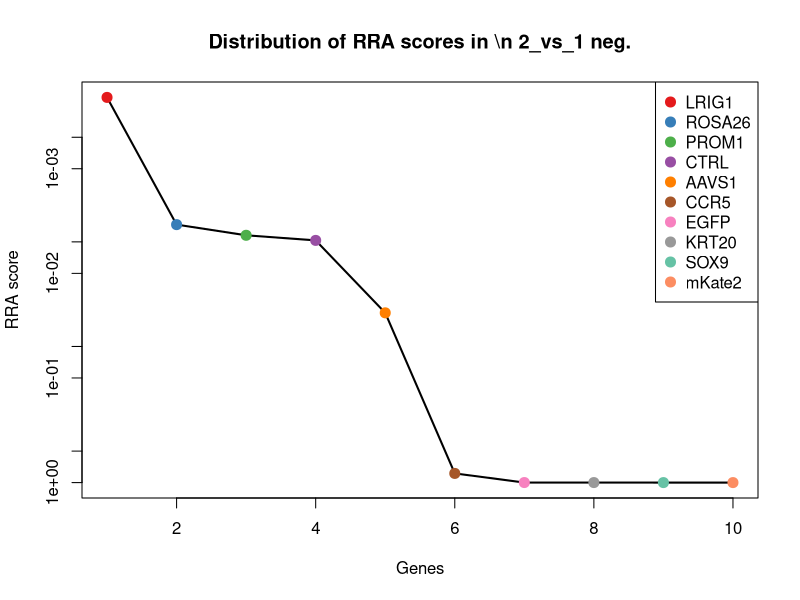
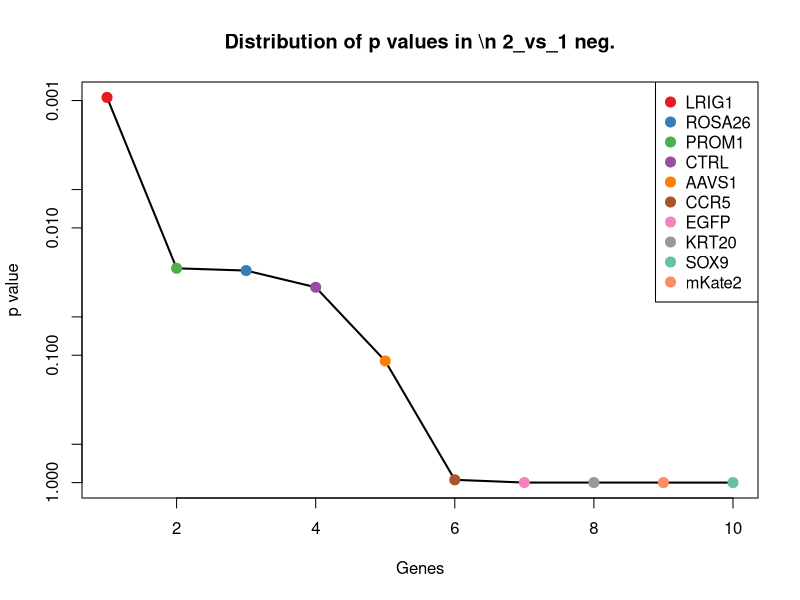
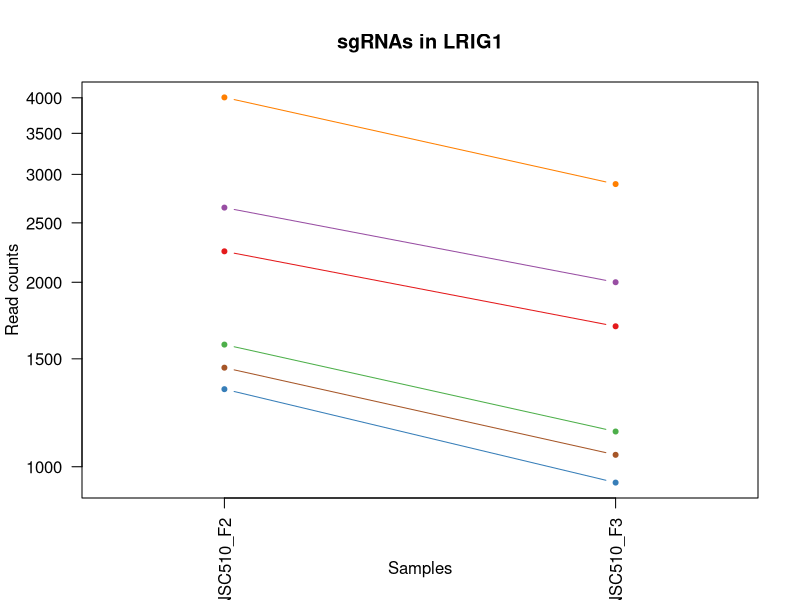
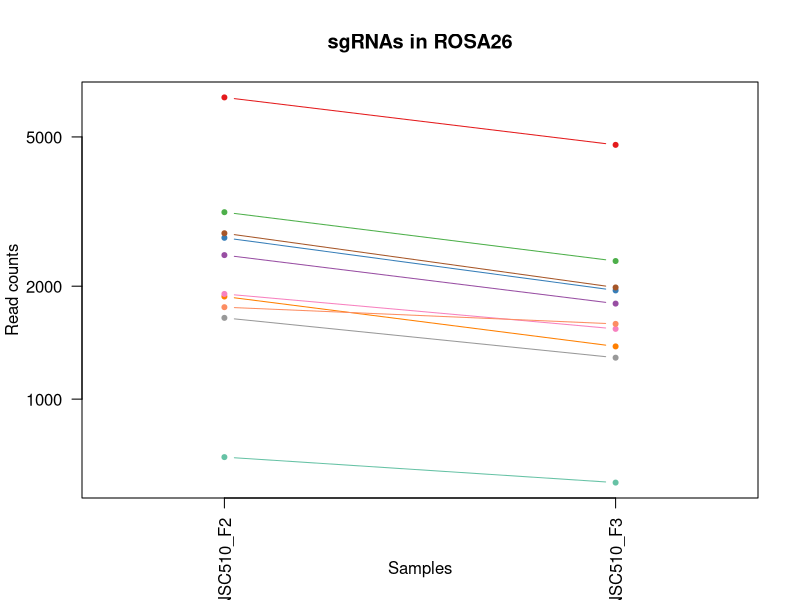
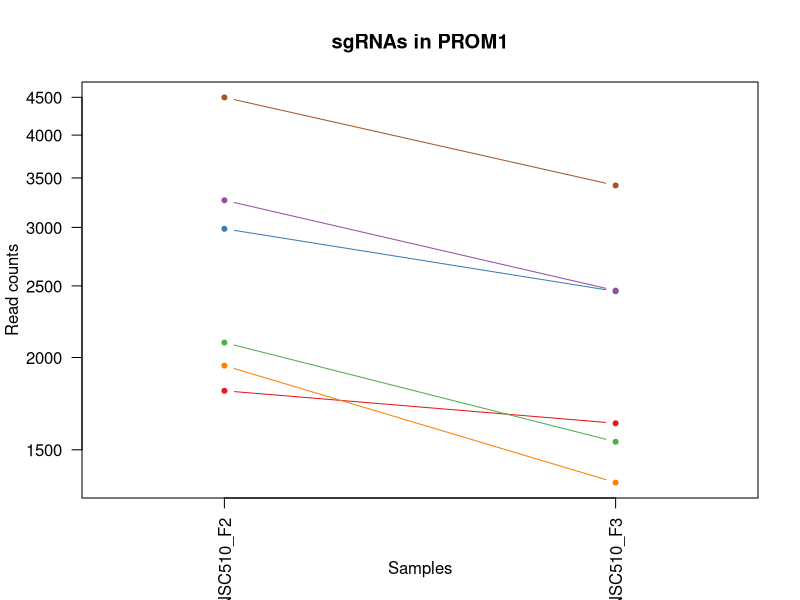
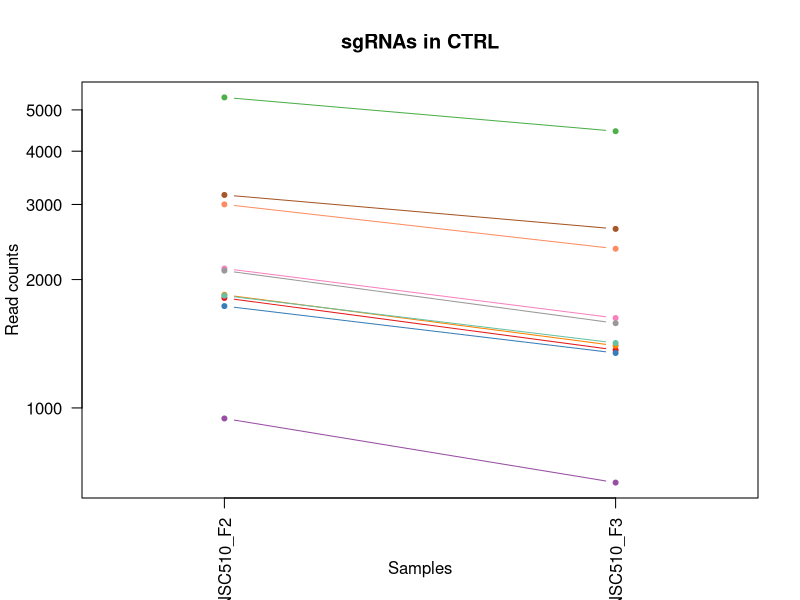
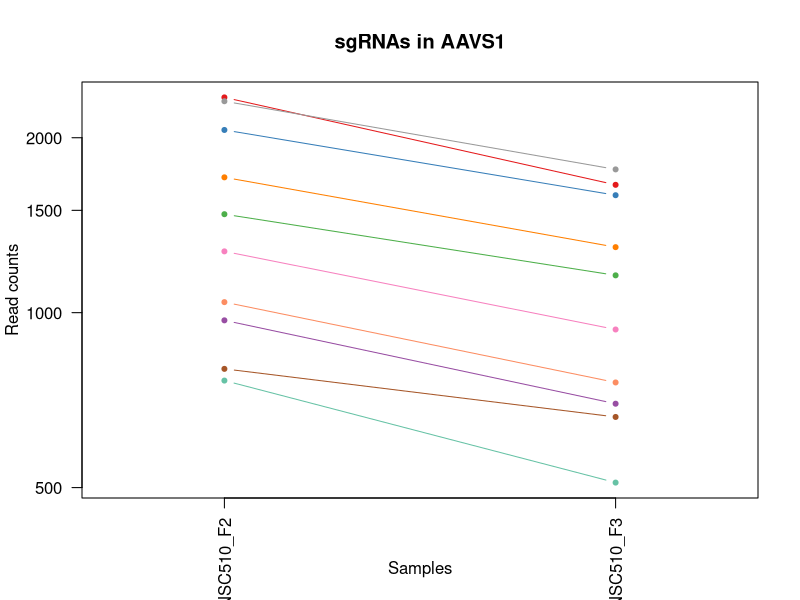
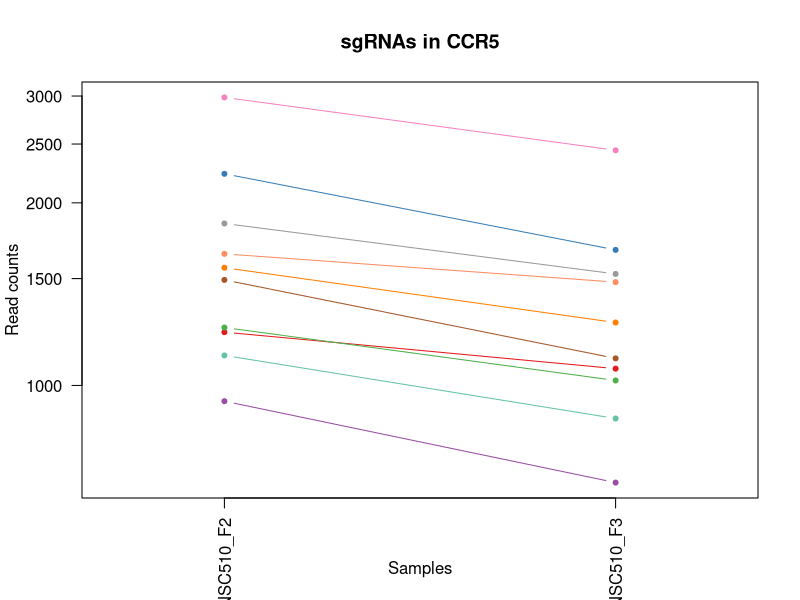

R code for these plots, in order: (Note: this script raises an error after producing the figures.)
pdf(file='S10A_c1_t2.pdf',width=4.5,height=4.5);
gstable=read.table('S10A_c1_t2.gene_summary.txt',header=T)
# 
#
# parameters
# Do not modify the variables beginning with "__"

# gstablename='__GENE_SUMMARY_FILE__'
startindex=3
# outputfile='__OUTPUT_FILE__'
targetgenelist=c("LRIG1","ROSA26","PROM1","CTRL","AAVS1","CCR5","EGFP","KRT20","SOX9","mKate2")
# samplelabel=sub('.\\w+.\\w+$','',colnames(gstable)[startindex]);
samplelabel='2_vs_1 neg.'


# You need to write some codes in front of this code:
# gstable=read.table(gstablename,header=T)
# pdf(file=outputfile,width=6,height=6)


# set up color using RColorBrewer
#library(RColorBrewer)
#colors <- brewer.pal(length(targetgenelist), "Set1")

colors=c( "#E41A1C", "#377EB8", "#4DAF4A", "#984EA3", "#FF7F00",  "#A65628", "#F781BF",
          "#999999", "#66C2A5", "#FC8D62", "#8DA0CB", "#E78AC3", "#A6D854", "#FFD92F", "#E5C494", "#B3B3B3", 
          "#8DD3C7", "#FFFFB3", "#BEBADA", "#FB8072", "#80B1D3", "#FDB462", "#B3DE69", "#FCCDE5",
          "#D9D9D9", "#BC80BD", "#CCEBC5", "#FFED6F")

######
# function definition

plotrankedvalues<-function(val, tglist, ...){
  
  plot(val,log='y',ylim=c(max(val),min(val)),type='l',lwd=2, ...)
  if(length(tglist)>0){
    for(i in 1:length(tglist)){
      targetgene=tglist[i];
      tx=which(names(val)==targetgene);ty=val[targetgene];
      points(tx,ty,col=colors[(i %% length(colors)) ],cex=2,pch=20)
      # text(tx+50,ty,targetgene,col=colors[i])
    }
    legend('topright',tglist,pch=20,pt.cex = 2,cex=1,col=colors)
  }
}



plotrandvalues<-function(val,targetgenelist, ...){
  # choose the one with the best distance distribution
  
  mindiffvalue=0;
  randval=val;
  for(i in 1:20){
    randval0=sample(val)
    vindex=sort(which(names(randval0) %in% targetgenelist))
    if(max(vindex)>0.9*length(val)){
      # print('pass...')
      next;
    }
    mindiffind=min(diff(vindex));
    if (mindiffind > mindiffvalue){
      mindiffvalue=mindiffind;
      randval=randval0;
      # print(paste('Diff: ',mindiffvalue))
    }
  }
  plot(randval,log='y',ylim=c(max(randval),min(randval)),pch=20,col='grey', ...)
  
  if(length(targetgenelist)>0){
    for(i in 1:length(targetgenelist)){
      targetgene=targetgenelist[i];
      tx=which(names(randval)==targetgene);ty=randval[targetgene];
      points(tx,ty,col=colors[(i %% length(colors)) ],cex=2,pch=20)
      text(tx+50,ty,targetgene,col=colors[i])
    }
  }
  
}




# set.seed(1235)



pvec=gstable[,startindex]
names(pvec)=gstable[,'id']
pvec=sort(pvec);

plotrankedvalues(pvec,targetgenelist,xlab='Genes',ylab='RRA score',main=paste('Distribution of RRA scores in \\n',samplelabel))

# plotrandvalues(pvec,targetgenelist,xlab='Genes',ylab='RRA score',main=paste('Distribution of RRA scores in \\n',samplelabel))


pvec=gstable[,startindex+1]
names(pvec)=gstable[,'id']
pvec=sort(pvec);

plotrankedvalues(pvec,targetgenelist,xlab='Genes',ylab='p value',main=paste('Distribution of p values in \\n',samplelabel))

# plotrandvalues(pvec,targetgenelist,xlab='Genes',ylab='p value',main=paste('Distribution of p values in \\n',samplelabel))



# you need to write after this code:
# dev.off()






# parameters
# Do not modify the variables beginning with "__"
targetmat=list(c(2245.585507861519,1694.070359518829),c(1337.3709246819715,941.1501997326828),c(1581.4365819000518,1140.518111865405),c(2646.61532381093,1999.2480574203144),c(4004.854315838685,2891.3916195337806),c(1449.8770268940234,1044.732411064209))
targetgene="LRIG1"
collabel=c("S74_MNSC510_F2","S75_MNSC510_F3")

# set up color using RColorBrewer
#library(RColorBrewer)
#colors <- brewer.pal(length(targetgenelist), "Set1")

colors=c( "#E41A1C", "#377EB8", "#4DAF4A", "#984EA3", "#FF7F00",  "#A65628", "#F781BF",
          "#999999", "#66C2A5", "#FC8D62", "#8DA0CB", "#E78AC3", "#A6D854", "#FFD92F", "#E5C494", "#B3B3B3", 
          "#8DD3C7", "#FFFFB3", "#BEBADA", "#FB8072", "#80B1D3", "#FDB462", "#B3DE69", "#FCCDE5",
          "#D9D9D9", "#BC80BD", "#CCEBC5", "#FFED6F")


## code

targetmatvec=unlist(targetmat)+1
yrange=range(targetmatvec[targetmatvec>0]);
# yrange[1]=1; # set the minimum value to 1
for(i in 1:length(targetmat)){
  vali=targetmat[[i]]+1;
  if(i==1){
    plot(1:length(vali),vali,type='b',las=1,pch=20,main=paste('sgRNAs in',targetgene),ylab='Read counts',xlab='Samples',xlim=c(0.7,length(vali)+0.3),ylim = yrange,col=colors[(i %% length(colors))],xaxt='n',log='y')
    axis(1,at=1:length(vali),labels=(collabel),las=2)
    # lines(0:100,rep(1,101),col='black');
  }else{
    lines(1:length(vali),vali,type='b',pch=20,col=colors[(i %% length(colors))])
  }
}




# parameters
# Do not modify the variables beginning with "__"
targetmat=list(c(6372.018998671293,4761.440359594342),c(2691.0733803302087,1948.0138453638606),c(3149.263554661549,2333.384223005882),c(2419.788504835019,1796.5387836317366),c(1876.311446568736,1381.0961510870138),c(2767.2871915061146,1983.6550363596546),c(1906.2525866735564,1538.1401489122306),c(1645.8553984892105,1288.6518119416735),c(699.5339097217096,598.1037363981665),c(1757.4541934253587,1586.032999312829))
targetgene="ROSA26"
collabel=c("S74_MNSC510_F2","S75_MNSC510_F3")

# set up color using RColorBrewer
#library(RColorBrewer)
#colors <- brewer.pal(length(targetgenelist), "Set1")

colors=c( "#E41A1C", "#377EB8", "#4DAF4A", "#984EA3", "#FF7F00",  "#A65628", "#F781BF",
          "#999999", "#66C2A5", "#FC8D62", "#8DA0CB", "#E78AC3", "#A6D854", "#FFD92F", "#E5C494", "#B3B3B3", 
          "#8DD3C7", "#FFFFB3", "#BEBADA", "#FB8072", "#80B1D3", "#FDB462", "#B3DE69", "#FCCDE5",
          "#D9D9D9", "#BC80BD", "#CCEBC5", "#FFED6F")


## code

targetmatvec=unlist(targetmat)+1
yrange=range(targetmatvec[targetmatvec>0]);
# yrange[1]=1; # set the minimum value to 1
for(i in 1:length(targetmat)){
  vali=targetmat[[i]]+1;
  if(i==1){
    plot(1:length(vali),vali,type='b',las=1,pch=20,main=paste('sgRNAs in',targetgene),ylab='Read counts',xlab='Samples',xlim=c(0.7,length(vali)+0.3),ylim = yrange,col=colors[(i %% length(colors))],xaxt='n',log='y')
    axis(1,at=1:length(vali),labels=(collabel),las=2)
    # lines(0:100,rep(1,101),col='black');
  }else{
    lines(1:length(vali),vali,type='b',pch=20,col=colors[(i %% length(colors))])
  }
}




# parameters
# Do not modify the variables beginning with "__"
targetmat=list(c(1801.9122499446373,1628.3569136203341),c(2985.9482449988927,2457.0146042725423),c(2094.0651927856106,1537.0263616936122),c(3263.584271425408,2462.583540365635),c(1948.8960286410277,1353.25147062155),c(4497.522166654364,3418.2129739403595))
targetgene="PROM1"
collabel=c("S74_MNSC510_F2","S75_MNSC510_F3")

# set up color using RColorBrewer
#library(RColorBrewer)
#colors <- brewer.pal(length(targetgenelist), "Set1")

colors=c( "#E41A1C", "#377EB8", "#4DAF4A", "#984EA3", "#FF7F00",  "#A65628", "#F781BF",
          "#999999", "#66C2A5", "#FC8D62", "#8DA0CB", "#E78AC3", "#A6D854", "#FFD92F", "#E5C494", "#B3B3B3", 
          "#8DD3C7", "#FFFFB3", "#BEBADA", "#FB8072", "#80B1D3", "#FDB462", "#B3DE69", "#FCCDE5",
          "#D9D9D9", "#BC80BD", "#CCEBC5", "#FFED6F")


## code

targetmatvec=unlist(targetmat)+1
yrange=range(targetmatvec[targetmatvec>0]);
# yrange[1]=1; # set the minimum value to 1
for(i in 1:length(targetmat)){
  vali=targetmat[[i]]+1;
  if(i==1){
    plot(1:length(vali),vali,type='b',las=1,pch=20,main=paste('sgRNAs in',targetgene),ylab='Read counts',xlab='Samples',xlim=c(0.7,length(vali)+0.3),ylim = yrange,col=colors[(i %% length(colors))],xaxt='n',log='y')
    axis(1,at=1:length(vali),labels=(collabel),las=2)
    # lines(0:100,rep(1,101),col='black');
  }else{
    lines(1:length(vali),vali,type='b',pch=20,col=colors[(i %% length(colors))])
  }
}




# parameters
# Do not modify the variables beginning with "__"
targetmat=list(c(1810.07801542777,1366.6169172449727),c(1732.0495897000567,1344.3411728726014),c(5347.669084176078,4455.148874474238),c(943.5995669397898,667.1585439525172),c(1840.9264628084939,1398.9167465849107),c(3157.4293201446817,2628.5378359398005),c(2122.1917183386236,1623.9017647458597),c(2097.6944218892254,1579.3502760011174),c(1832.7606973253612,1418.9649165200449),c(3000.4651614133513,2361.2289034713463))
targetgene="CTRL"
collabel=c("S74_MNSC510_F2","S75_MNSC510_F3")

# set up color using RColorBrewer
#library(RColorBrewer)
#colors <- brewer.pal(length(targetgenelist), "Set1")

colors=c( "#E41A1C", "#377EB8", "#4DAF4A", "#984EA3", "#FF7F00",  "#A65628", "#F781BF",
          "#999999", "#66C2A5", "#FC8D62", "#8DA0CB", "#E78AC3", "#A6D854", "#FFD92F", "#E5C494", "#B3B3B3", 
          "#8DD3C7", "#FFFFB3", "#BEBADA", "#FB8072", "#80B1D3", "#FDB462", "#B3DE69", "#FCCDE5",
          "#D9D9D9", "#BC80BD", "#CCEBC5", "#FFED6F")


## code

targetmatvec=unlist(targetmat)+1
yrange=range(targetmatvec[targetmatvec>0]);
# yrange[1]=1; # set the minimum value to 1
for(i in 1:length(targetmat)){
  vali=targetmat[[i]]+1;
  if(i==1){
    plot(1:length(vali),vali,type='b',las=1,pch=20,main=paste('sgRNAs in',targetgene),ylab='Read counts',xlab='Samples',xlim=c(0.7,length(vali)+0.3),ylim = yrange,col=colors[(i %% length(colors))],xaxt='n',log='y')
    axis(1,at=1:length(vali),labels=(collabel),las=2)
    # lines(0:100,rep(1,101),col='black');
  }else{
    lines(1:length(vali),vali,type='b',pch=20,col=colors[(i %% length(colors))])
  }
}




# parameters
# Do not modify the variables beginning with "__"
targetmat=list(c(2345.3893082109203,1658.4291685230353),c(2061.4021308530796,1591.6019354059217),c(1476.188937895229,1158.3387073633019),c(969.0041706650919,696.1170116365997),c(1708.4596005265619,1295.3345352533847),c(799.3377100711105,660.4758206408059),c(1273.8594153687163,934.4674764209715),c(2310.004324450678,1763.1251670731797),c(763.0454190349648,509.00075890868175),c(1041.5887527373834,757.3753086606205))
targetgene="AAVS1"
collabel=c("S74_MNSC510_F2","S75_MNSC510_F3")

# set up color using RColorBrewer
#library(RColorBrewer)
#colors <- brewer.pal(length(targetgenelist), "Set1")

colors=c( "#E41A1C", "#377EB8", "#4DAF4A", "#984EA3", "#FF7F00",  "#A65628", "#F781BF",
          "#999999", "#66C2A5", "#FC8D62", "#8DA0CB", "#E78AC3", "#A6D854", "#FFD92F", "#E5C494", "#B3B3B3", 
          "#8DD3C7", "#FFFFB3", "#BEBADA", "#FB8072", "#80B1D3", "#FDB462", "#B3DE69", "#FCCDE5",
          "#D9D9D9", "#BC80BD", "#CCEBC5", "#FFED6F")


## code

targetmatvec=unlist(targetmat)+1
yrange=range(targetmatvec[targetmatvec>0]);
# yrange[1]=1; # set the minimum value to 1
for(i in 1:length(targetmat)){
  vali=targetmat[[i]]+1;
  if(i==1){
    plot(1:length(vali),vali,type='b',las=1,pch=20,main=paste('sgRNAs in',targetgene),ylab='Read counts',xlab='Samples',xlim=c(0.7,length(vali)+0.3),ylim = yrange,col=colors[(i %% length(colors))],xaxt='n',log='y')
    axis(1,at=1:length(vali),labels=(collabel),las=2)
    # lines(0:100,rep(1,101),col='black');
  }else{
    lines(1:length(vali),vali,type='b',pch=20,col=colors[(i %% length(colors))])
  }
}




# parameters
# Do not modify the variables beginning with "__"
targetmat=list(c(1223.0502079181124,1064.7805809993429),c(2231.9758987229648,1671.794615146458),c(1244.8255825397998,1018.0015178173635),c(940.877645112079,690.5480755435069),c(1562.383129106075,1268.6036420065393),c(1491.613161585591,1107.104495306848),c(2983.226323171182,2440.307795993264),c(1848.1849210157231,1525.8884895074266),c(1119.617178465097,881.0056899272806),c(1646.762705765114,1479.1094263254472))
targetgene="CCR5"
collabel=c("S74_MNSC510_F2","S75_MNSC510_F3")

# set up color using RColorBrewer
#library(RColorBrewer)
#colors <- brewer.pal(length(targetgenelist), "Set1")

colors=c( "#E41A1C", "#377EB8", "#4DAF4A", "#984EA3", "#FF7F00",  "#A65628", "#F781BF",
          "#999999", "#66C2A5", "#FC8D62", "#8DA0CB", "#E78AC3", "#A6D854", "#FFD92F", "#E5C494", "#B3B3B3", 
          "#8DD3C7", "#FFFFB3", "#BEBADA", "#FB8072", "#80B1D3", "#FDB462", "#B3DE69", "#FCCDE5",
          "#D9D9D9", "#BC80BD", "#CCEBC5", "#FFED6F")


## code

targetmatvec=unlist(targetmat)+1
yrange=range(targetmatvec[targetmatvec>0]);
# yrange[1]=1; # set the minimum value to 1
for(i in 1:length(targetmat)){
  vali=targetmat[[i]]+1;
  if(i==1){
    plot(1:length(vali),vali,type='b',las=1,pch=20,main=paste('sgRNAs in',targetgene),ylab='Read counts',xlab='Samples',xlim=c(0.7,length(vali)+0.3),ylim = yrange,col=colors[(i %% length(colors))],xaxt='n',log='y')
    axis(1,at=1:length(vali),labels=(collabel),las=2)
    # lines(0:100,rep(1,101),col='black');
  }else{
    lines(1:length(vali),vali,type='b',pch=20,col=colors[(i %% length(colors))])
  }
}




# parameters
# Do not modify the variables beginning with "__"
targetmat=list(c(2750.0483532639455,2678.658260777636),c(3496.7622413326444,3595.3051417007105),c(1854.5360719470486,2029.3203123230155),c(1825.502239118132,1873.3901017164171),c(3085.752045348294,3177.6349347187506),c(3443.2311120543295,3424.8956972520705))
targetgene="EGFP"
collabel=c("S74_MNSC510_F2","S75_MNSC510_F3")

# set up color using RColorBrewer
#library(RColorBrewer)
#colors <- brewer.pal(length(targetgenelist), "Set1")

colors=c( "#E41A1C", "#377EB8", "#4DAF4A", "#984EA3", "#FF7F00",  "#A65628", "#F781BF",
          "#999999", "#66C2A5", "#FC8D62", "#8DA0CB", "#E78AC3", "#A6D854", "#FFD92F", "#E5C494", "#B3B3B3", 
          "#8DD3C7", "#FFFFB3", "#BEBADA", "#FB8072", "#80B1D3", "#FDB462", "#B3DE69", "#FCCDE5",
          "#D9D9D9", "#BC80BD", "#CCEBC5", "#FFED6F")


## code

targetmatvec=unlist(targetmat)+1
yrange=range(targetmatvec[targetmatvec>0]);
# yrange[1]=1; # set the minimum value to 1
for(i in 1:length(targetmat)){
  vali=targetmat[[i]]+1;
  if(i==1){
    plot(1:length(vali),vali,type='b',las=1,pch=20,main=paste('sgRNAs in',targetgene),ylab='Read counts',xlab='Samples',xlim=c(0.7,length(vali)+0.3),ylim = yrange,col=colors[(i %% length(colors))],xaxt='n',log='y')
    axis(1,at=1:length(vali),labels=(collabel),las=2)
    # lines(0:100,rep(1,101),col='black');
  }else{
    lines(1:length(vali),vali,type='b',pch=20,col=colors[(i %% length(colors))])
  }
}




# parameters
# Do not modify the variables beginning with "__"
targetmat=list(c(1905.3452793976526,1903.4623566191183),c(2565.8649762555056,2784.468046546399),c(2162.113238478384,2287.7189470425214),c(1045.217981840998,1053.6427088131572),c(3437.7872683989076,3447.1714416244417),c(1454.4135632735415,1633.925849713427))
targetgene="KRT20"
collabel=c("S74_MNSC510_F2","S75_MNSC510_F3")

# set up color using RColorBrewer
#library(RColorBrewer)
#colors <- brewer.pal(length(targetgenelist), "Set1")

colors=c( "#E41A1C", "#377EB8", "#4DAF4A", "#984EA3", "#FF7F00",  "#A65628", "#F781BF",
          "#999999", "#66C2A5", "#FC8D62", "#8DA0CB", "#E78AC3", "#A6D854", "#FFD92F", "#E5C494", "#B3B3B3", 
          "#8DD3C7", "#FFFFB3", "#BEBADA", "#FB8072", "#80B1D3", "#FDB462", "#B3DE69", "#FCCDE5",
          "#D9D9D9", "#BC80BD", "#CCEBC5", "#FFED6F")


## code

targetmatvec=unlist(targetmat)+1
yrange=range(targetmatvec[targetmatvec>0]);
# yrange[1]=1; # set the minimum value to 1
for(i in 1:length(targetmat)){
  vali=targetmat[[i]]+1;
  if(i==1){
    plot(1:length(vali),vali,type='b',las=1,pch=20,main=paste('sgRNAs in',targetgene),ylab='Read counts',xlab='Samples',xlim=c(0.7,length(vali)+0.3),ylim = yrange,col=colors[(i %% length(colors))],xaxt='n',log='y')
    axis(1,at=1:length(vali),labels=(collabel),las=2)
    # lines(0:100,rep(1,101),col='black');
  }else{
    lines(1:length(vali),vali,type='b',pch=20,col=colors[(i %% length(colors))])
  }
}




# parameters
# Do not modify the variables beginning with "__"
targetmat=list(c(1086.046809256662,1691.842785081592),c(553.457438301223,1509.1816812281481),c(544.3843655421865,838.6817756197753),c(499.01900174700427,1055.8702832503946),c(743.0846589650845,1834.4075490647676),c(1891.735670259098,2590.6690705067695))
targetgene="SOX9"
collabel=c("S74_MNSC510_F2","S75_MNSC510_F3")

# set up color using RColorBrewer
#library(RColorBrewer)
#colors <- brewer.pal(length(targetgenelist), "Set1")

colors=c( "#E41A1C", "#377EB8", "#4DAF4A", "#984EA3", "#FF7F00",  "#A65628", "#F781BF",
          "#999999", "#66C2A5", "#FC8D62", "#8DA0CB", "#E78AC3", "#A6D854", "#FFD92F", "#E5C494", "#B3B3B3", 
          "#8DD3C7", "#FFFFB3", "#BEBADA", "#FB8072", "#80B1D3", "#FDB462", "#B3DE69", "#FCCDE5",
          "#D9D9D9", "#BC80BD", "#CCEBC5", "#FFED6F")


## code

targetmatvec=unlist(targetmat)+1
yrange=range(targetmatvec[targetmatvec>0]);
# yrange[1]=1; # set the minimum value to 1
for(i in 1:length(targetmat)){
  vali=targetmat[[i]]+1;
  if(i==1){
    plot(1:length(vali),vali,type='b',las=1,pch=20,main=paste('sgRNAs in',targetgene),ylab='Read counts',xlab='Samples',xlim=c(0.7,length(vali)+0.3),ylim = yrange,col=colors[(i %% length(colors))],xaxt='n',log='y')
    axis(1,at=1:length(vali),labels=(collabel),las=2)
    # lines(0:100,rep(1,101),col='black');
  }else{
    lines(1:length(vali),vali,type='b',pch=20,col=colors[(i %% length(colors))])
  }
}




# parameters
# Do not modify the variables beginning with "__"
targetmat=list(c(322.0940829457937,3361.4098257908126),c(412.82481053615805,4340.428790956526),c(372.9032903963977,3890.4587546346283),c(946.3214887675008,2480.4041358635322),c(402.84443050121797,3078.5078722616986),c(626.0420203735144,6135.853787369645))
targetgene="mKate2"
collabel=c("S74_MNSC510_F2","S75_MNSC510_F3")

# set up color using RColorBrewer
#library(RColorBrewer)
#colors <- brewer.pal(length(targetgenelist), "Set1")

colors=c( "#E41A1C", "#377EB8", "#4DAF4A", "#984EA3", "#FF7F00",  "#A65628", "#F781BF",
          "#999999", "#66C2A5", "#FC8D62", "#8DA0CB", "#E78AC3", "#A6D854", "#FFD92F", "#E5C494", "#B3B3B3", 
          "#8DD3C7", "#FFFFB3", "#BEBADA", "#FB8072", "#80B1D3", "#FDB462", "#B3DE69", "#FCCDE5",
          "#D9D9D9", "#BC80BD", "#CCEBC5", "#FFED6F")


## code

targetmatvec=unlist(targetmat)+1
yrange=range(targetmatvec[targetmatvec>0]);
# yrange[1]=1; # set the minimum value to 1
for(i in 1:length(targetmat)){
  vali=targetmat[[i]]+1;
  if(i==1){
    plot(1:length(vali),vali,type='b',las=1,pch=20,main=paste('sgRNAs in',targetgene),ylab='Read counts',xlab='Samples',xlim=c(0.7,length(vali)+0.3),ylim = yrange,col=colors[(i %% length(colors))],xaxt='n',log='y')
    axis(1,at=1:length(vali),labels=(collabel),las=2)
    # lines(0:100,rep(1,101),col='black');
  }else{
    lines(1:length(vali),vali,type='b',pch=20,col=colors[(i %% length(colors))])
  }
}



# 
#
# parameters
# Do not modify the variables beginning with "__"

# gstablename='__GENE_SUMMARY_FILE__'
startindex=9
# outputfile='__OUTPUT_FILE__'
targetgenelist=c("mKate2","SOX9","KRT20","EGFP","PROM1","ROSA26","CCR5","AAVS1","CTRL","LRIG1")
# samplelabel=sub('.\\w+.\\w+$','',colnames(gstable)[startindex]);
samplelabel='2_vs_1 pos.'


# You need to write some codes in front of this code:
# gstable=read.table(gstablename,header=T)
# pdf(file=outputfile,width=6,height=6)


# set up color using RColorBrewer
#library(RColorBrewer)
#colors <- brewer.pal(length(targetgenelist), "Set1")

colors=c( "#E41A1C", "#377EB8", "#4DAF4A", "#984EA3", "#FF7F00",  "#A65628", "#F781BF",
          "#999999", "#66C2A5", "#FC8D62", "#8DA0CB", "#E78AC3", "#A6D854", "#FFD92F", "#E5C494", "#B3B3B3", 
          "#8DD3C7", "#FFFFB3", "#BEBADA", "#FB8072", "#80B1D3", "#FDB462", "#B3DE69", "#FCCDE5",
          "#D9D9D9", "#BC80BD", "#CCEBC5", "#FFED6F")

######
# function definition

plotrankedvalues<-function(val, tglist, ...){
  
  plot(val,log='y',ylim=c(max(val),min(val)),type='l',lwd=2, ...)
  if(length(tglist)>0){
    for(i in 1:length(tglist)){
      targetgene=tglist[i];
      tx=which(names(val)==targetgene);ty=val[targetgene];
      points(tx,ty,col=colors[(i %% length(colors)) ],cex=2,pch=20)
      # text(tx+50,ty,targetgene,col=colors[i])
    }
    legend('topright',tglist,pch=20,pt.cex = 2,cex=1,col=colors)
  }
}



plotrandvalues<-function(val,targetgenelist, ...){
  # choose the one with the best distance distribution
  
  mindiffvalue=0;
  randval=val;
  for(i in 1:20){
    randval0=sample(val)
    vindex=sort(which(names(randval0) %in% targetgenelist))
    if(max(vindex)>0.9*length(val)){
      # print('pass...')
      next;
    }
    mindiffind=min(diff(vindex));
    if (mindiffind > mindiffvalue){
      mindiffvalue=mindiffind;
      randval=randval0;
      # print(paste('Diff: ',mindiffvalue))
    }
  }
  plot(randval,log='y',ylim=c(max(randval),min(randval)),pch=20,col='grey', ...)
  
  if(length(targetgenelist)>0){
    for(i in 1:length(targetgenelist)){
      targetgene=targetgenelist[i];
      tx=which(names(randval)==targetgene);ty=randval[targetgene];
      points(tx,ty,col=colors[(i %% length(colors)) ],cex=2,pch=20)
      text(tx+50,ty,targetgene,col=colors[i])
    }
  }
  
}




# set.seed(1235)



pvec=gstable[,startindex]
names(pvec)=gstable[,'id']
pvec=sort(pvec);

plotrankedvalues(pvec,targetgenelist,xlab='Genes',ylab='RRA score',main=paste('Distribution of RRA scores in \\n',samplelabel))

# plotrandvalues(pvec,targetgenelist,xlab='Genes',ylab='RRA score',main=paste('Distribution of RRA scores in \\n',samplelabel))


pvec=gstable[,startindex+1]
names(pvec)=gstable[,'id']
pvec=sort(pvec);

plotrankedvalues(pvec,targetgenelist,xlab='Genes',ylab='p value',main=paste('Distribution of p values in \\n',samplelabel))

# plotrandvalues(pvec,targetgenelist,xlab='Genes',ylab='p value',main=paste('Distribution of p values in \\n',samplelabel))



# you need to write after this code:
# dev.off()






# parameters
# Do not modify the variables beginning with "__"
targetmat=list(c(322.0940829457937,3361.4098257908126),c(412.82481053615805,4340.428790956526),c(372.9032903963977,3890.4587546346283),c(946.3214887675008,2480.4041358635322),c(402.84443050121797,3078.5078722616986),c(626.0420203735144,6135.853787369645))
targetgene="mKate2"
collabel=c("S74_MNSC510_F2","S75_MNSC510_F3")

# set up color using RColorBrewer
#library(RColorBrewer)
#colors <- brewer.pal(length(targetgenelist), "Set1")

colors=c( "#E41A1C", "#377EB8", "#4DAF4A", "#984EA3", "#FF7F00",  "#A65628", "#F781BF",
          "#999999", "#66C2A5", "#FC8D62", "#8DA0CB", "#E78AC3", "#A6D854", "#FFD92F", "#E5C494", "#B3B3B3", 
          "#8DD3C7", "#FFFFB3", "#BEBADA", "#FB8072", "#80B1D3", "#FDB462", "#B3DE69", "#FCCDE5",
          "#D9D9D9", "#BC80BD", "#CCEBC5", "#FFED6F")


## code

targetmatvec=unlist(targetmat)+1
yrange=range(targetmatvec[targetmatvec>0]);
# yrange[1]=1; # set the minimum value to 1
for(i in 1:length(targetmat)){
  vali=targetmat[[i]]+1;
  if(i==1){
    plot(1:length(vali),vali,type='b',las=1,pch=20,main=paste('sgRNAs in',targetgene),ylab='Read counts',xlab='Samples',xlim=c(0.7,length(vali)+0.3),ylim = yrange,col=colors[(i %% length(colors))],xaxt='n',log='y')
    axis(1,at=1:length(vali),labels=(collabel),las=2)
    # lines(0:100,rep(1,101),col='black');
  }else{
    lines(1:length(vali),vali,type='b',pch=20,col=colors[(i %% length(colors))])
  }
}




# parameters
# Do not modify the variables beginning with "__"
targetmat=list(c(1086.046809256662,1691.842785081592),c(553.457438301223,1509.1816812281481),c(544.3843655421865,838.6817756197753),c(499.01900174700427,1055.8702832503946),c(743.0846589650845,1834.4075490647676),c(1891.735670259098,2590.6690705067695))
targetgene="SOX9"
collabel=c("S74_MNSC510_F2","S75_MNSC510_F3")

# set up color using RColorBrewer
#library(RColorBrewer)
#colors <- brewer.pal(length(targetgenelist), "Set1")

colors=c( "#E41A1C", "#377EB8", "#4DAF4A", "#984EA3", "#FF7F00",  "#A65628", "#F781BF",
          "#999999", "#66C2A5", "#FC8D62", "#8DA0CB", "#E78AC3", "#A6D854", "#FFD92F", "#E5C494", "#B3B3B3", 
          "#8DD3C7", "#FFFFB3", "#BEBADA", "#FB8072", "#80B1D3", "#FDB462", "#B3DE69", "#FCCDE5",
          "#D9D9D9", "#BC80BD", "#CCEBC5", "#FFED6F")


## code

targetmatvec=unlist(targetmat)+1
yrange=range(targetmatvec[targetmatvec>0]);
# yrange[1]=1; # set the minimum value to 1
for(i in 1:length(targetmat)){
  vali=targetmat[[i]]+1;
  if(i==1){
    plot(1:length(vali),vali,type='b',las=1,pch=20,main=paste('sgRNAs in',targetgene),ylab='Read counts',xlab='Samples',xlim=c(0.7,length(vali)+0.3),ylim = yrange,col=colors[(i %% length(colors))],xaxt='n',log='y')
    axis(1,at=1:length(vali),labels=(collabel),las=2)
    # lines(0:100,rep(1,101),col='black');
  }else{
    lines(1:length(vali),vali,type='b',pch=20,col=colors[(i %% length(colors))])
  }
}




# parameters
# Do not modify the variables beginning with "__"
targetmat=list(c(1905.3452793976526,1903.4623566191183),c(2565.8649762555056,2784.468046546399),c(2162.113238478384,2287.7189470425214),c(1045.217981840998,1053.6427088131572),c(3437.7872683989076,3447.1714416244417),c(1454.4135632735415,1633.925849713427))
targetgene="KRT20"
collabel=c("S74_MNSC510_F2","S75_MNSC510_F3")

# set up color using RColorBrewer
#library(RColorBrewer)
#colors <- brewer.pal(length(targetgenelist), "Set1")

colors=c( "#E41A1C", "#377EB8", "#4DAF4A", "#984EA3", "#FF7F00",  "#A65628", "#F781BF",
          "#999999", "#66C2A5", "#FC8D62", "#8DA0CB", "#E78AC3", "#A6D854", "#FFD92F", "#E5C494", "#B3B3B3", 
          "#8DD3C7", "#FFFFB3", "#BEBADA", "#FB8072", "#80B1D3", "#FDB462", "#B3DE69", "#FCCDE5",
          "#D9D9D9", "#BC80BD", "#CCEBC5", "#FFED6F")


## code

targetmatvec=unlist(targetmat)+1
yrange=range(targetmatvec[targetmatvec>0]);
# yrange[1]=1; # set the minimum value to 1
for(i in 1:length(targetmat)){
  vali=targetmat[[i]]+1;
  if(i==1){
    plot(1:length(vali),vali,type='b',las=1,pch=20,main=paste('sgRNAs in',targetgene),ylab='Read counts',xlab='Samples',xlim=c(0.7,length(vali)+0.3),ylim = yrange,col=colors[(i %% length(colors))],xaxt='n',log='y')
    axis(1,at=1:length(vali),labels=(collabel),las=2)
    # lines(0:100,rep(1,101),col='black');
  }else{
    lines(1:length(vali),vali,type='b',pch=20,col=colors[(i %% length(colors))])
  }
}




# parameters
# Do not modify the variables beginning with "__"
targetmat=list(c(2750.0483532639455,2678.658260777636),c(3496.7622413326444,3595.3051417007105),c(1854.5360719470486,2029.3203123230155),c(1825.502239118132,1873.3901017164171),c(3085.752045348294,3177.6349347187506),c(3443.2311120543295,3424.8956972520705))
targetgene="EGFP"
collabel=c("S74_MNSC510_F2","S75_MNSC510_F3")

# set up color using RColorBrewer
#library(RColorBrewer)
#colors <- brewer.pal(length(targetgenelist), "Set1")

colors=c( "#E41A1C", "#377EB8", "#4DAF4A", "#984EA3", "#FF7F00",  "#A65628", "#F781BF",
          "#999999", "#66C2A5", "#FC8D62", "#8DA0CB", "#E78AC3", "#A6D854", "#FFD92F", "#E5C494", "#B3B3B3", 
          "#8DD3C7", "#FFFFB3", "#BEBADA", "#FB8072", "#80B1D3", "#FDB462", "#B3DE69", "#FCCDE5",
          "#D9D9D9", "#BC80BD", "#CCEBC5", "#FFED6F")


## code

targetmatvec=unlist(targetmat)+1
yrange=range(targetmatvec[targetmatvec>0]);
# yrange[1]=1; # set the minimum value to 1
for(i in 1:length(targetmat)){
  vali=targetmat[[i]]+1;
  if(i==1){
    plot(1:length(vali),vali,type='b',las=1,pch=20,main=paste('sgRNAs in',targetgene),ylab='Read counts',xlab='Samples',xlim=c(0.7,length(vali)+0.3),ylim = yrange,col=colors[(i %% length(colors))],xaxt='n',log='y')
    axis(1,at=1:length(vali),labels=(collabel),las=2)
    # lines(0:100,rep(1,101),col='black');
  }else{
    lines(1:length(vali),vali,type='b',pch=20,col=colors[(i %% length(colors))])
  }
}




# parameters
# Do not modify the variables beginning with "__"
targetmat=list(c(1801.9122499446373,1628.3569136203341),c(2985.9482449988927,2457.0146042725423),c(2094.0651927856106,1537.0263616936122),c(3263.584271425408,2462.583540365635),c(1948.8960286410277,1353.25147062155),c(4497.522166654364,3418.2129739403595))
targetgene="PROM1"
collabel=c("S74_MNSC510_F2","S75_MNSC510_F3")

# set up color using RColorBrewer
#library(RColorBrewer)
#colors <- brewer.pal(length(targetgenelist), "Set1")

colors=c( "#E41A1C", "#377EB8", "#4DAF4A", "#984EA3", "#FF7F00",  "#A65628", "#F781BF",
          "#999999", "#66C2A5", "#FC8D62", "#8DA0CB", "#E78AC3", "#A6D854", "#FFD92F", "#E5C494", "#B3B3B3", 
          "#8DD3C7", "#FFFFB3", "#BEBADA", "#FB8072", "#80B1D3", "#FDB462", "#B3DE69", "#FCCDE5",
          "#D9D9D9", "#BC80BD", "#CCEBC5", "#FFED6F")


## code

targetmatvec=unlist(targetmat)+1
yrange=range(targetmatvec[targetmatvec>0]);
# yrange[1]=1; # set the minimum value to 1
for(i in 1:length(targetmat)){
  vali=targetmat[[i]]+1;
  if(i==1){
    plot(1:length(vali),vali,type='b',las=1,pch=20,main=paste('sgRNAs in',targetgene),ylab='Read counts',xlab='Samples',xlim=c(0.7,length(vali)+0.3),ylim = yrange,col=colors[(i %% length(colors))],xaxt='n',log='y')
    axis(1,at=1:length(vali),labels=(collabel),las=2)
    # lines(0:100,rep(1,101),col='black');
  }else{
    lines(1:length(vali),vali,type='b',pch=20,col=colors[(i %% length(colors))])
  }
}




# parameters
# Do not modify the variables beginning with "__"
targetmat=list(c(6372.018998671293,4761.440359594342),c(2691.0733803302087,1948.0138453638606),c(3149.263554661549,2333.384223005882),c(2419.788504835019,1796.5387836317366),c(1876.311446568736,1381.0961510870138),c(2767.2871915061146,1983.6550363596546),c(1906.2525866735564,1538.1401489122306),c(1645.8553984892105,1288.6518119416735),c(699.5339097217096,598.1037363981665),c(1757.4541934253587,1586.032999312829))
targetgene="ROSA26"
collabel=c("S74_MNSC510_F2","S75_MNSC510_F3")

# set up color using RColorBrewer
#library(RColorBrewer)
#colors <- brewer.pal(length(targetgenelist), "Set1")

colors=c( "#E41A1C", "#377EB8", "#4DAF4A", "#984EA3", "#FF7F00",  "#A65628", "#F781BF",
          "#999999", "#66C2A5", "#FC8D62", "#8DA0CB", "#E78AC3", "#A6D854", "#FFD92F", "#E5C494", "#B3B3B3", 
          "#8DD3C7", "#FFFFB3", "#BEBADA", "#FB8072", "#80B1D3", "#FDB462", "#B3DE69", "#FCCDE5",
          "#D9D9D9", "#BC80BD", "#CCEBC5", "#FFED6F")


## code

targetmatvec=unlist(targetmat)+1
yrange=range(targetmatvec[targetmatvec>0]);
# yrange[1]=1; # set the minimum value to 1
for(i in 1:length(targetmat)){
  vali=targetmat[[i]]+1;
  if(i==1){
    plot(1:length(vali),vali,type='b',las=1,pch=20,main=paste('sgRNAs in',targetgene),ylab='Read counts',xlab='Samples',xlim=c(0.7,length(vali)+0.3),ylim = yrange,col=colors[(i %% length(colors))],xaxt='n',log='y')
    axis(1,at=1:length(vali),labels=(collabel),las=2)
    # lines(0:100,rep(1,101),col='black');
  }else{
    lines(1:length(vali),vali,type='b',pch=20,col=colors[(i %% length(colors))])
  }
}




# parameters
# Do not modify the variables beginning with "__"
targetmat=list(c(1223.0502079181124,1064.7805809993429),c(2231.9758987229648,1671.794615146458),c(1244.8255825397998,1018.0015178173635),c(940.877645112079,690.5480755435069),c(1562.383129106075,1268.6036420065393),c(1491.613161585591,1107.104495306848),c(2983.226323171182,2440.307795993264),c(1848.1849210157231,1525.8884895074266),c(1119.617178465097,881.0056899272806),c(1646.762705765114,1479.1094263254472))
targetgene="CCR5"
collabel=c("S74_MNSC510_F2","S75_MNSC510_F3")

# set up color using RColorBrewer
#library(RColorBrewer)
#colors <- brewer.pal(length(targetgenelist), "Set1")

colors=c( "#E41A1C", "#377EB8", "#4DAF4A", "#984EA3", "#FF7F00",  "#A65628", "#F781BF",
          "#999999", "#66C2A5", "#FC8D62", "#8DA0CB", "#E78AC3", "#A6D854", "#FFD92F", "#E5C494", "#B3B3B3", 
          "#8DD3C7", "#FFFFB3", "#BEBADA", "#FB8072", "#80B1D3", "#FDB462", "#B3DE69", "#FCCDE5",
          "#D9D9D9", "#BC80BD", "#CCEBC5", "#FFED6F")


## code

targetmatvec=unlist(targetmat)+1
yrange=range(targetmatvec[targetmatvec>0]);
# yrange[1]=1; # set the minimum value to 1
for(i in 1:length(targetmat)){
  vali=targetmat[[i]]+1;
  if(i==1){
    plot(1:length(vali),vali,type='b',las=1,pch=20,main=paste('sgRNAs in',targetgene),ylab='Read counts',xlab='Samples',xlim=c(0.7,length(vali)+0.3),ylim = yrange,col=colors[(i %% length(colors))],xaxt='n',log='y')
    axis(1,at=1:length(vali),labels=(collabel),las=2)
    # lines(0:100,rep(1,101),col='black');
  }else{
    lines(1:length(vali),vali,type='b',pch=20,col=colors[(i %% length(colors))])
  }
}




# parameters
# Do not modify the variables beginning with "__"
targetmat=list(c(2345.3893082109203,1658.4291685230353),c(2061.4021308530796,1591.6019354059217),c(1476.188937895229,1158.3387073633019),c(969.0041706650919,696.1170116365997),c(1708.4596005265619,1295.3345352533847),c(799.3377100711105,660.4758206408059),c(1273.8594153687163,934.4674764209715),c(2310.004324450678,1763.1251670731797),c(763.0454190349648,509.00075890868175),c(1041.5887527373834,757.3753086606205))
targetgene="AAVS1"
collabel=c("S74_MNSC510_F2","S75_MNSC510_F3")

# set up color using RColorBrewer
#library(RColorBrewer)
#colors <- brewer.pal(length(targetgenelist), "Set1")

colors=c( "#E41A1C", "#377EB8", "#4DAF4A", "#984EA3", "#FF7F00",  "#A65628", "#F781BF",
          "#999999", "#66C2A5", "#FC8D62", "#8DA0CB", "#E78AC3", "#A6D854", "#FFD92F", "#E5C494", "#B3B3B3", 
          "#8DD3C7", "#FFFFB3", "#BEBADA", "#FB8072", "#80B1D3", "#FDB462", "#B3DE69", "#FCCDE5",
          "#D9D9D9", "#BC80BD", "#CCEBC5", "#FFED6F")


## code

targetmatvec=unlist(targetmat)+1
yrange=range(targetmatvec[targetmatvec>0]);
# yrange[1]=1; # set the minimum value to 1
for(i in 1:length(targetmat)){
  vali=targetmat[[i]]+1;
  if(i==1){
    plot(1:length(vali),vali,type='b',las=1,pch=20,main=paste('sgRNAs in',targetgene),ylab='Read counts',xlab='Samples',xlim=c(0.7,length(vali)+0.3),ylim = yrange,col=colors[(i %% length(colors))],xaxt='n',log='y')
    axis(1,at=1:length(vali),labels=(collabel),las=2)
    # lines(0:100,rep(1,101),col='black');
  }else{
    lines(1:length(vali),vali,type='b',pch=20,col=colors[(i %% length(colors))])
  }
}




# parameters
# Do not modify the variables beginning with "__"
targetmat=list(c(1810.07801542777,1366.6169172449727),c(1732.0495897000567,1344.3411728726014),c(5347.669084176078,4455.148874474238),c(943.5995669397898,667.1585439525172),c(1840.9264628084939,1398.9167465849107),c(3157.4293201446817,2628.5378359398005),c(2122.1917183386236,1623.9017647458597),c(2097.6944218892254,1579.3502760011174),c(1832.7606973253612,1418.9649165200449),c(3000.4651614133513,2361.2289034713463))
targetgene="CTRL"
collabel=c("S74_MNSC510_F2","S75_MNSC510_F3")

# set up color using RColorBrewer
#library(RColorBrewer)
#colors <- brewer.pal(length(targetgenelist), "Set1")

colors=c( "#E41A1C", "#377EB8", "#4DAF4A", "#984EA3", "#FF7F00",  "#A65628", "#F781BF",
          "#999999", "#66C2A5", "#FC8D62", "#8DA0CB", "#E78AC3", "#A6D854", "#FFD92F", "#E5C494", "#B3B3B3", 
          "#8DD3C7", "#FFFFB3", "#BEBADA", "#FB8072", "#80B1D3", "#FDB462", "#B3DE69", "#FCCDE5",
          "#D9D9D9", "#BC80BD", "#CCEBC5", "#FFED6F")


## code

targetmatvec=unlist(targetmat)+1
yrange=range(targetmatvec[targetmatvec>0]);
# yrange[1]=1; # set the minimum value to 1
for(i in 1:length(targetmat)){
  vali=targetmat[[i]]+1;
  if(i==1){
    plot(1:length(vali),vali,type='b',las=1,pch=20,main=paste('sgRNAs in',targetgene),ylab='Read counts',xlab='Samples',xlim=c(0.7,length(vali)+0.3),ylim = yrange,col=colors[(i %% length(colors))],xaxt='n',log='y')
    axis(1,at=1:length(vali),labels=(collabel),las=2)
    # lines(0:100,rep(1,101),col='black');
  }else{
    lines(1:length(vali),vali,type='b',pch=20,col=colors[(i %% length(colors))])
  }
}




# parameters
# Do not modify the variables beginning with "__"
targetmat=list(c(2245.585507861519,1694.070359518829),c(1337.3709246819715,941.1501997326828),c(1581.4365819000518,1140.518111865405),c(2646.61532381093,1999.2480574203144),c(4004.854315838685,2891.3916195337806),c(1449.8770268940234,1044.732411064209))
targetgene="LRIG1"
collabel=c("S74_MNSC510_F2","S75_MNSC510_F3")

# set up color using RColorBrewer
#library(RColorBrewer)
#colors <- brewer.pal(length(targetgenelist), "Set1")

colors=c( "#E41A1C", "#377EB8", "#4DAF4A", "#984EA3", "#FF7F00",  "#A65628", "#F781BF",
          "#999999", "#66C2A5", "#FC8D62", "#8DA0CB", "#E78AC3", "#A6D854", "#FFD92F", "#E5C494", "#B3B3B3", 
          "#8DD3C7", "#FFFFB3", "#BEBADA", "#FB8072", "#80B1D3", "#FDB462", "#B3DE69", "#FCCDE5",
          "#D9D9D9", "#BC80BD", "#CCEBC5", "#FFED6F")


## code

targetmatvec=unlist(targetmat)+1
yrange=range(targetmatvec[targetmatvec>0]);
# yrange[1]=1; # set the minimum value to 1
for(i in 1:length(targetmat)){
  vali=targetmat[[i]]+1;
  if(i==1){
    plot(1:length(vali),vali,type='b',las=1,pch=20,main=paste('sgRNAs in',targetgene),ylab='Read counts',xlab='Samples',xlim=c(0.7,length(vali)+0.3),ylim = yrange,col=colors[(i %% length(colors))],xaxt='n',log='y')
    axis(1,at=1:length(vali),labels=(collabel),las=2)
    # lines(0:100,rep(1,101),col='black');
  }else{
    lines(1:length(vali),vali,type='b',pch=20,col=colors[(i %% length(colors))])
  }
}



dev.off()
Sweave("S10A_c1_t2_summary.Rnw");
library(tools);

texi2dvi("S10A_c1_t2_summary.tex",pdf=TRUE);
